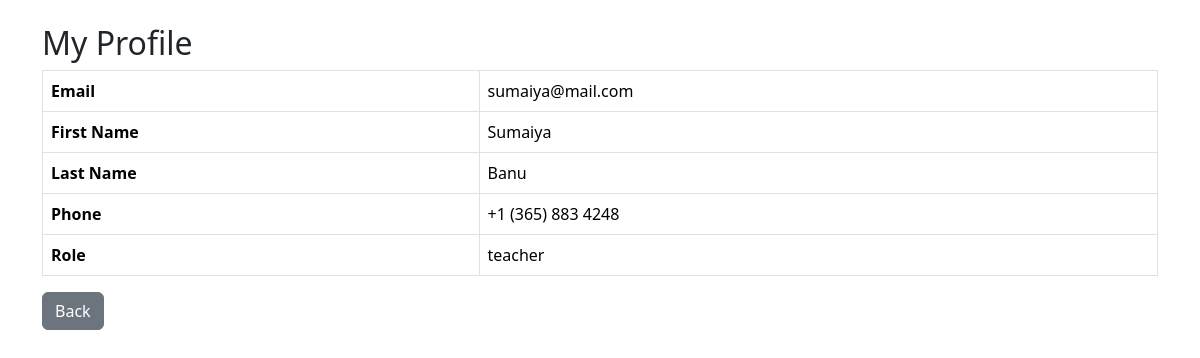
Screenshot of /teacher/profile (signed in) with the database file from the repository.
### models.py (models this page shows)
class User(db.Model):
    id = db.Column(db.Integer, primary_key=True)
    email = db.Column(db.String(120), unique=True, nullable=False)
    password = db.Column(db.String(120), nullable=False)
    first_name = db.Column(db.String(50), nullable=False)
    last_name = db.Column(db.String(50), nullable=False)
    phone = db.Column(db.String(20))
    role = db.Column(db.String(10), nullable=False)  # 'admin' or 'teacher'

### main.py (the view)
@app.route('/teacher/profile')
def teacher_profile():
    user = check_teacher()
    if not user:
        return redirect(url_for('index'))
    return render_template('teacher_profile.html', teacher=user)

### main.py (called while the page is built)
def check_teacher():
    if 'user_id' not in session:
        return None
    user = User.query.get(session['user_id'])
    if user and user.role == 'teacher':
        return user
    return None

### templates/teacher_profile.html (shortened to what this page needs)
<!DOCTYPE html>
<html lang="en">
<head>
<link rel="stylesheet" href="https://cdn.jsdelivr.net/npm/bootstrap@5/dist/css/bootstrap.min.css">
</head>
<body class="container mt-4">
<h2>My Profile</h2>
<table class="table table-bordered">
  <tr><th>Email</th><td>{{ teacher.email }}</td></tr>
  <tr><th>First Name</th><td>{{ teacher.first_name }}</td></tr>
  <tr><th>Last Name</th><td>{{ teacher.last_name }}</td></tr>
  <tr><th>Phone</th><td>{{ teacher.phone }}</td></tr>
  <tr><th>Role</th><td>{{ teacher.role }}</td></tr>
</table>
<a href="{{ url_for('teacher_dashboard') }}" class="btn btn-secondary">Back</a>
</body>
</html>

### rows the page displays
User: email "sumaiya@mail.com", first_name "Sumaiya", last_name "Banu", phone "+1 (365) 883 4248", role "teacher"
